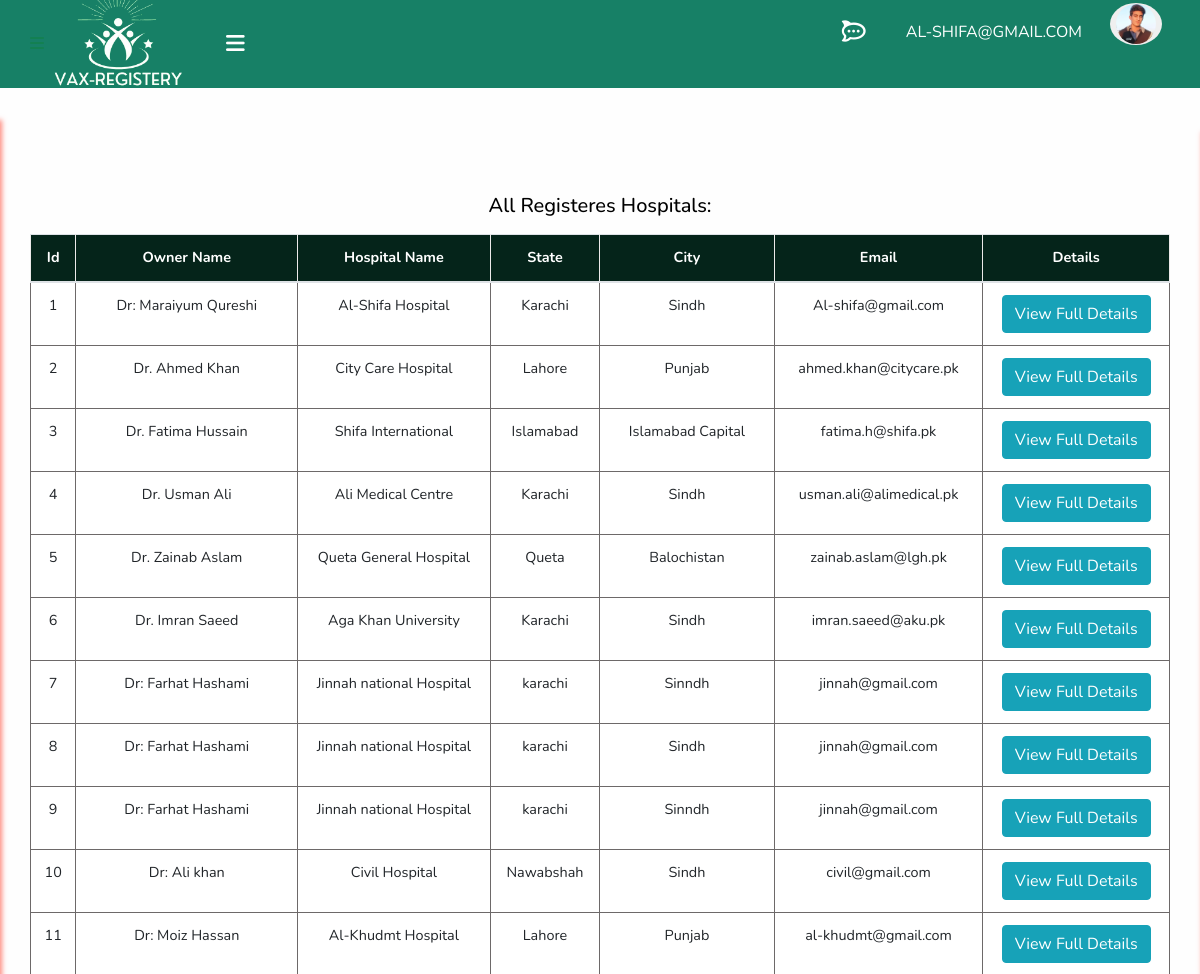
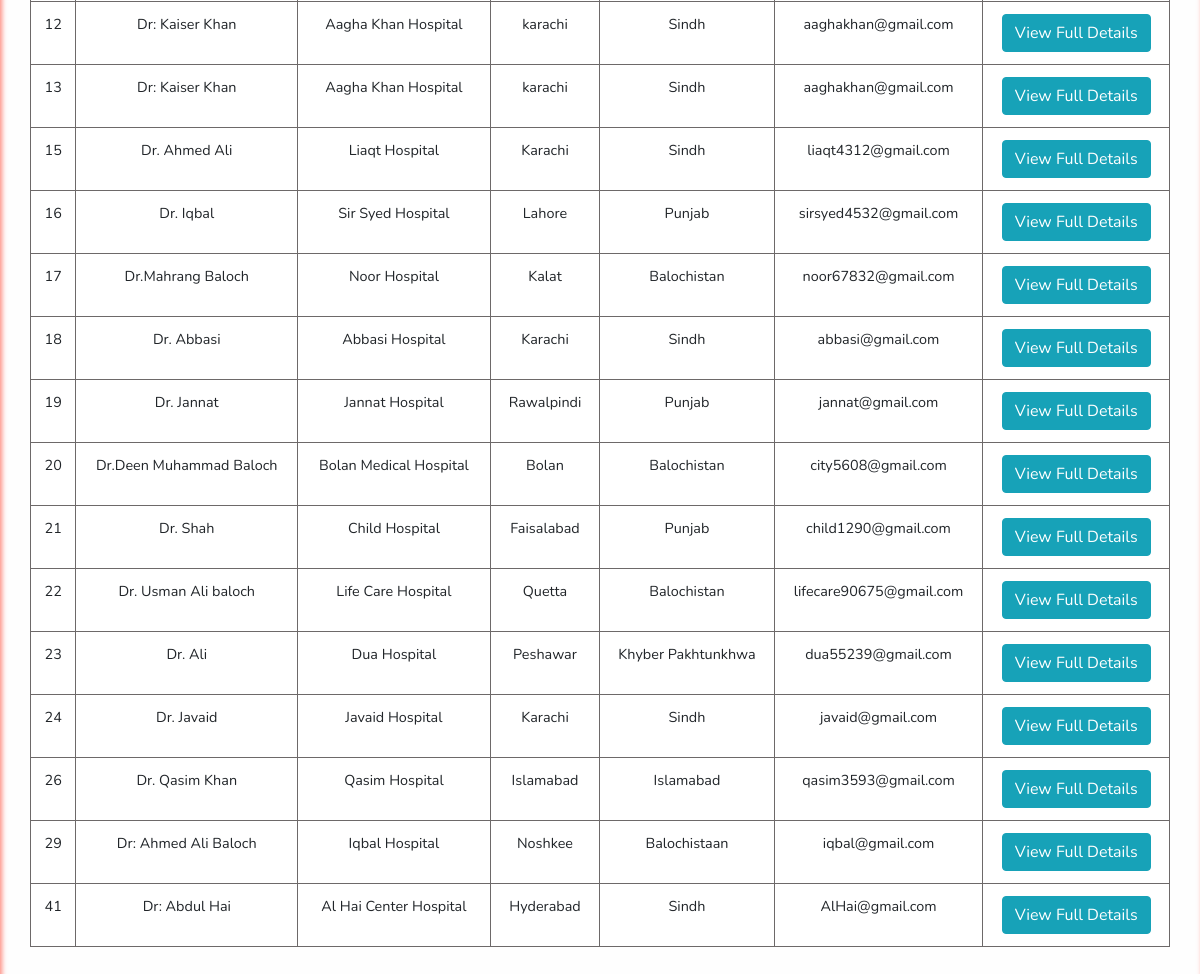
/admin_Hos_list.php (signed in), run on the app's committed database (2 pictures, top to bottom).
### tables this page shows
CREATE TABLE `hospital_register` (
  `id` int(11) NOT NULL,
  `image` blob DEFAULT NULL,
  `owner_name` varchar(255) NOT NULL,
  `Hospital_name` varchar(255) NOT NULL,
  `address` varchar(255) NOT NULL,
  `city` varchar(100) NOT NULL,
  `state` varchar(100) NOT NULL,
  `zip_code` varchar(20) NOT NULL,
  `phone` varchar(20) NOT NULL,
  `email` varchar(100) NOT NULL,
  `password` varchar(100) NOT NULL,
  `confirm_password` varchar(100) NOT NULL
);

### admin_Hos_list.php (the view, shortened to what this page needs)
<?php
include 'admin_Navbar.php';
?>
   <section class="service_section layout_padding">
    <div class="service_container">
      <div class="container">
        <div class="row">
          <div class="col-md-12">
             <div class="Hospital_Bookings">
              <h5> All Registeres Hospitals:</h5>
               <div class="table-responsive">
                <table class="table   bg-white">
                    <thead>
                    <tr>
                       <th class="thead">Id</th>
                       <th class="thead">Owner Name</th>
                       <th class="thead">Hospital Name</th>
                       <th class="thead">State</th>
                       <th class="thead">City</th>
                       <th class="thead">Email</th>
                       <th class="thead">Details</th>
                    </tr>
                  </thead>
                  <tbody>
                    <?php
                      include 'connect.php';
                     $sql = "SELECT * FROM `Hospital_register`" ;
                     $result = mysqli_query($conn ,$sql );
                   while ($row = mysqli_fetch_assoc($result)){ ?>
                <tr>
                    <td class="tbody"><?php echo $row['id']; ?></td>
                    <td class="tbody"><?php echo $row['owner_name']; ?></td>
                    <td class="tbody"><?php echo $row['Hospital_name']; ?></td>
                    <td class="tbody"><?php echo $row['city']; ?></td>
                    <td class="tbody"><?php echo $row['state']; ?></td>
                    <td class="tbody"><?php echo $row['email']; ?></td>
                    <td class="tbody">
                      <a href="AllDetails_Hospital.php?id=<?php echo $row['id']?>"> <input type="button" value="View Full Details" class="btn btn-info"></a>
                  </td>
                </tr>
                <?php }?>
                  </tbody>
                </table>
               </div>
             </div>
            </div>
        </div>
      </div>
    </div>
  </section>
</body>
</html>

### admin_Navbar.php (shortened to what this page needs)
<?php
include 'connect.php';
?>
<!DOCTYPE html>
<html>
<head>
  <link rel="stylesheet" href="https://cdnjs.cloudflare.com/ajax/libs/font-awesome/6.5.1/css/all.min.css">
  <link rel="stylesheet" type="text/css" href="css/bootstrap.css" />
  <link rel="stylesheet" type="text/css" href="https://cdnjs.cloudflare.com/ajax/libs/OwlCarousel2/2.3.4/assets/owl.carousel.min.css" />
  <link href="css/font-awesome.min.css" rel="stylesheet" />
  <link href="css/style.css" rel="stylesheet" />
  <link href="css/responsive.css" rel="stylesheet" />
</head>
<body class="sub_page">
    <?php
        if(isset($_SESSION['Email'])){
     ?>
    <div class="hero_area">
        <header class="header_section">
          <div class="container">
            <nav class="navbar navbar-expand-lg custom_nav-container ">
              <span><i class="fa-solid fa-bars"></i></span>
              <a class="navbar-brand" href="admin_panel.php">
                <span>
                <img src="images/Vax-Registery- logo.png" alt="" class="logo-image"  >
                <a class="nav-link  text-white" href="#" id="Menu_btn"><i class="fa-solid fa-bars fa-lg"></i></a>
                </span>
              </a>
              <div class="collapse navbar-collapse" id="navbarSupportedContent">
                <ul class="navbar-nav">
                  <li class="nav-item">
                    <a class="nav-link" href="#" id="chat_Btn"><i class="fa-brands fa-rocketchat fa-lg"></i> </a>
                  </li>
                    <li class="nav-item">
                        <li class="nav-item" style="display:flex">
                         <li class="nav-item">
                            <a class="nav-link" href="#">  <?php echo $_SESSION['Email'];  ?></a>
                            </li>
                            <?php $sql = "select  * from admin";
                             $result = mysqli_query($conn ,$sql);
                             while ($row = mysqli_fetch_assoc($result)){ ?>
                        <a class="nav-link" href="#"><button type="button" data-toggle="collapse" data-target="#profileSection" aria-expanded="false" aria-controls="profileSection" id="profile">
                        <img src="images/profile<?php  echo $row ['image'] ?>" alt="" class="profile-image">
                       </button></a>
                    </li>
                   <?php }} ?>
                </ul>
            </div>
          </nav>
        </div>
      </header>
    </div>
</body>
</html>

### css/style.css (style rules this page uses)
body { font-family: 'Nunito', sans-serif; color: #000000; background-color: #fefefe; overflow-x: hidden; }
.layout_padding { padding: 90px 0; }
a { text-decoration: none; color: rgb(0, 0, 0); }
a, a:hover, a:focus { text-decoration: none; }
.btn, .btn:focus { outline: none !important; -webkit-box-shadow: none; box-shadow: none; }
.hero_area { position: relative; min-height: 100vh; display: flex; flex-direction: column; }
.sub_page .hero_area { min-height: auto; background-color: #178066; }
.header_section { padding: 15px 0; }
.navbar-brand span .logo-image { height: 150px; width: 150px; object-fit:scale-down; margin-top: -5vh; margin-bottom: -5vh; }
.custom_nav-container { padding: 0; }
.custom_nav-container .navbar-nav { margin-left: auto; }
.custom_nav-container .navbar-nav .nav-item .nav-link { padding: 5px 20px; color: #ffffff; text-align: center; text-transform: uppercase; border-radius: 5px; -webkit-transition: all 0.3s; transition: all 0.3s; }
.logo-image { height: 200px; width: 200px; margin-top: -5vh; }
.profile-image { height: 40px; width: 40px; border-radius: 50%; object-fit: cover; }
#profile { top: -1vh; border: none; border-radius: 50%; position: relative; }
.service_section { position: relative; }
span i { color: #138052; }
.thead { font-size: 0.9em; color: rgb(255, 255, 255); text-align: center; border: 1px solid rgb(236, 233, 233); background-color: rgb(5, 36, 26); }
.tbody { font-size: 0.9em; border: 1px solid rgb(109, 105, 105); text-align: center; }
.Hospital_Bookings h5 { text-align: center; margin: 2vh 0; }
.table { background-color: white; }

### css/responsive.css (style rules this page uses)
@media (min-width: 1200px) { .container { max-width: 1170px; } }

### data on the page
hospital_register: id "1", owner_name "Dr: Maraiyum Qureshi", Hospital_name "Al-Shifa Hospital", city "Karachi", state "Sindh", email "Al-shifa@gmail.com"
hospital_register: id "2", owner_name "Dr. Ahmed Khan", Hospital_name "City Care Hospital", city "Lahore", state "Punjab", email "ahmed.khan@citycare.pk"
hospital_register: id "3", owner_name "Dr. Fatima Hussain", Hospital_name "Shifa International", city "Islamabad", state "Islamabad Capital", email "fatima.h@shifa.pk"
hospital_register: id "4", owner_name "Dr. Usman Ali", Hospital_name "Ali Medical Centre", city "Karachi", state "Sindh", email "usman.ali@alimedical.pk"
hospital_register: id "5", owner_name "Dr. Zainab Aslam", Hospital_name "Queta General Hospital", city "Queta", state "Balochistan", email "zainab.aslam@lgh.pk"
hospital_register: id "6", owner_name "Dr. Imran Saeed", Hospital_name "Aga Khan University", city "Karachi", state "Sindh", email "imran.saeed@aku.pk"
hospital_register: id "7", owner_name "Dr: Farhat Hashami", Hospital_name "Jinnah national Hospital", city "karachi", state "Sinndh", email "jinnah@gmail.com"
hospital_register: id "8", owner_name "Dr: Farhat Hashami", Hospital_name "Jinnah national Hospital", city "karachi", state "Sindh", email "jinnah@gmail.com"
hospital_register: id "9", owner_name "Dr: Farhat Hashami", Hospital_name "Jinnah national Hospital", city "karachi", state "Sinndh", email "jinnah@gmail.com"
hospital_register: id "10", owner_name "Dr: Ali khan", Hospital_name "Civil Hospital", city "Nawabshah", state "Sindh", email "civil@gmail.com"
hospital_register: id "11", owner_name "Dr: Moiz Hassan", Hospital_name "Al-Khudmt Hospital", city "Lahore", state "Punjab", email "al-khudmt@gmail.com"
hospital_register: id "12", owner_name "Dr: Kaiser Khan", Hospital_name "Aagha Khan Hospital", city "karachi", state "Sindh", email "aaghakhan@gmail.com"
hospital_register: id "13", owner_name "Dr: Kaiser Khan", Hospital_name "Aagha Khan Hospital", city "karachi", state "Sindh", email "aaghakhan@gmail.com"
hospital_register: id "15", owner_name "Dr. Ahmed Ali", Hospital_name "Liaqt Hospital", city "Karachi", state "Sindh", email "liaqt4312@gmail.com"
hospital_register: id "16", owner_name "Dr. Iqbal", Hospital_name "Sir Syed Hospital", city "Lahore", state "Punjab", email "sirsyed4532@gmail.com"
hospital_register: id "17", owner_name "Dr.Mahrang Baloch", Hospital_name "Noor Hospital", city "Kalat", state "Balochistan", email "noor67832@gmail.com"
hospital_register: id "18", owner_name "Dr. Abbasi", Hospital_name "Abbasi Hospital", city "Karachi", state "Sindh", email "abbasi@gmail.com"
hospital_register: id "19", owner_name "Dr. Jannat", Hospital_name "Jannat Hospital", city "Rawalpindi", state "Punjab", email "jannat@gmail.com"
hospital_register: id "20", owner_name "Dr.Deen Muhammad Baloch", Hospital_name "Bolan Medical Hospital", city "Bolan", state "Balochistan", email "city5608@gmail.com"
hospital_register: id "21", owner_name "Dr. Shah", Hospital_name "Child Hospital", city "Faisalabad", state "Punjab", email "child1290@gmail.com"
hospital_register: id "22", owner_name "Dr. Usman Ali baloch", Hospital_name "Life Care Hospital", city "Quetta", state "Balochistan", email "lifecare90675@gmail.com"
hospital_register: id "23", owner_name "Dr. Ali", Hospital_name "Dua Hospital", city "Peshawar", state "Khyber Pakhtunkhwa", email "dua55239@gmail.com"
hospital_register: id "24", owner_name "Dr. Javaid", Hospital_name "Javaid Hospital", city "Karachi", state "Sindh", email "javaid@gmail.com"
hospital_register: id "26", owner_name "Dr. Qasim Khan", Hospital_name "Qasim Hospital", city "Islamabad", state "Islamabad", email "qasim3593@gmail.com"
hospital_register: id "29", owner_name "Dr: Ahmed Ali Baloch", Hospital_name "Iqbal Hospital", city "Noshkee", state "Balochistaan", email "iqbal@gmail.com"
hospital_register: id "41", owner_name "Dr: Abdul Hai", Hospital_name "Al Hai Center Hospital", city "Hyderabad", state "Sindh", email "AlHai@gmail.com"

### other printed values
$_SESSION['Email'] "AL-SHIFA@GMAIL.COM"
